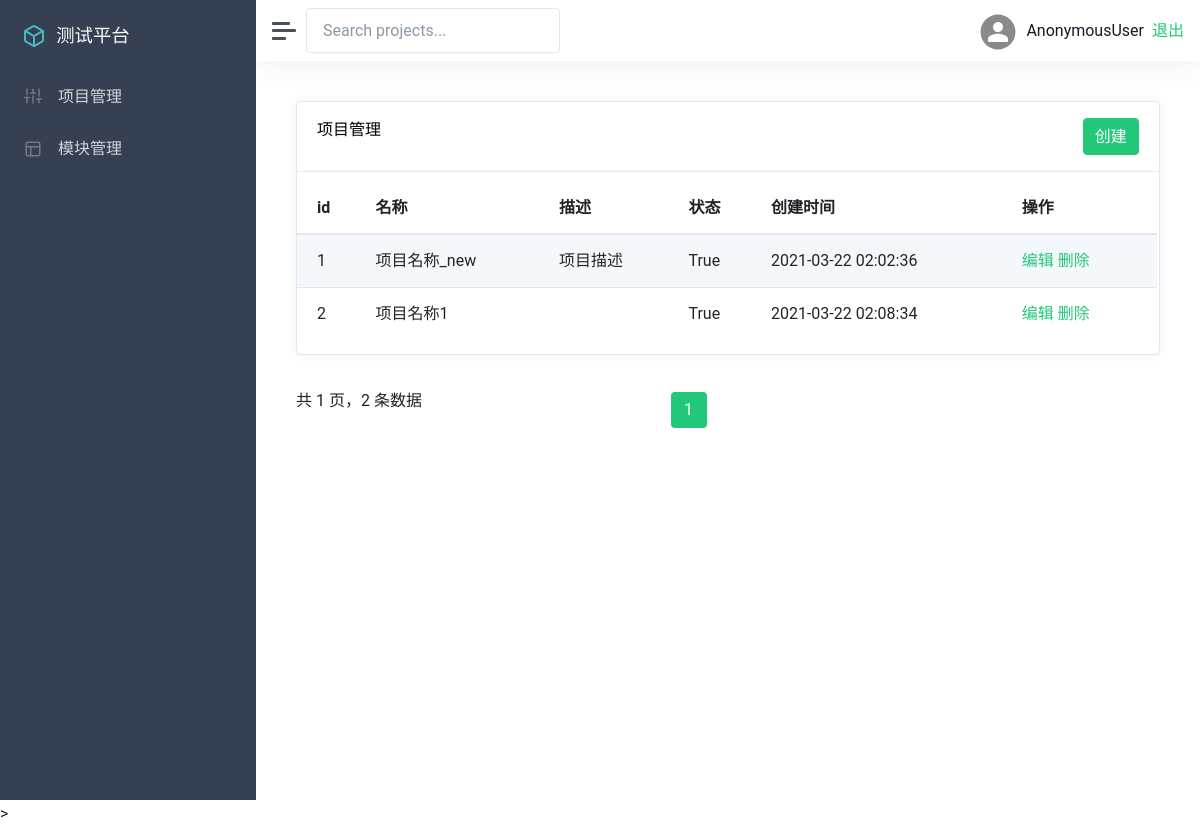
Before: /manage/project_list/ with the older database file.
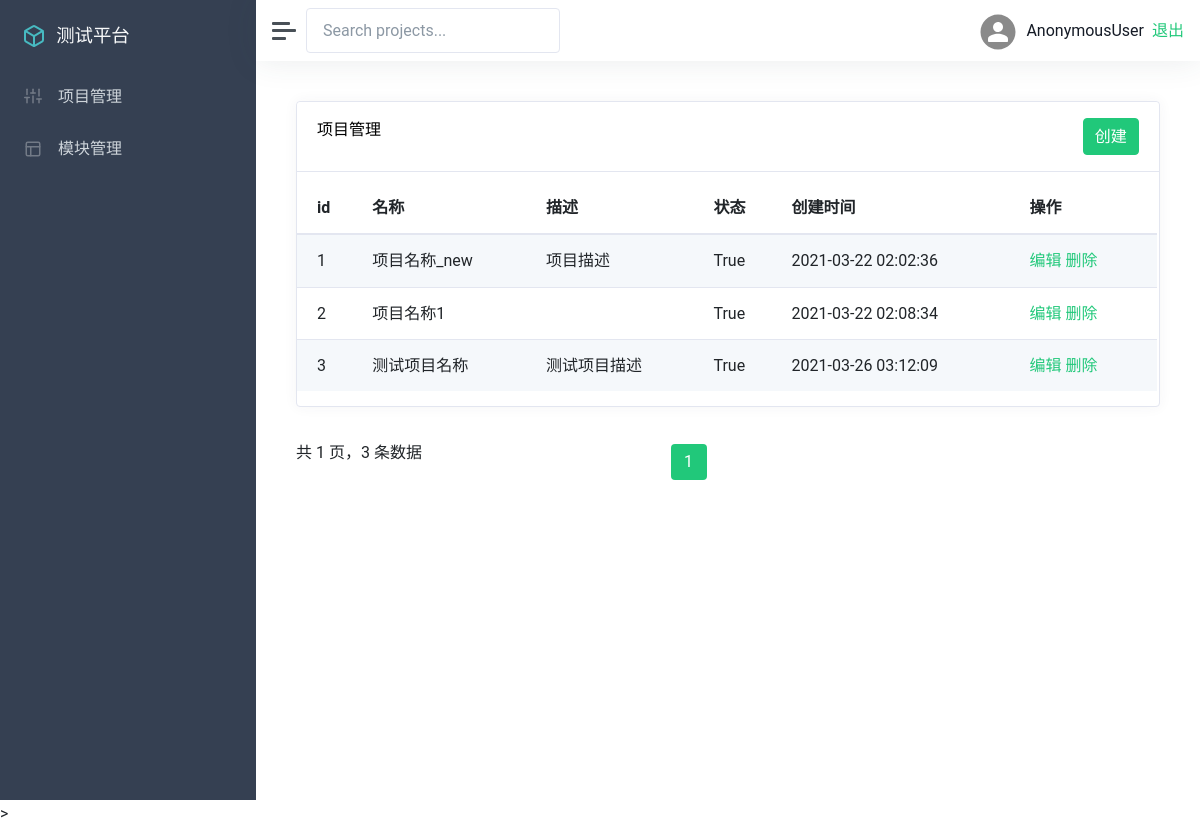
After: the same page with the newer database file.
### app_manage/models.py (models this page shows, shortened)
class Project(models.Model):
    name = models.CharField('项目名称', max_length=100)
    describe = models.TextField('描述')
    status = models.BooleanField('状态', default=True)
    create_time = models.DateTimeField('创建时间', auto_now_add=True)
    update_time = models.DateTimeField('更新时间', auto_now=True)

### app_manage/views/project_views.py (the view)
# urls.py: path('project_list/', project_views.list, name='list_project'),
def list(request):
    projectList = Project.objects.all()
    p = Paginator(projectList, 5)
    page = request.GET.get('page', '')
    if page == '':
        page = 1
    try:
        projectList = p.page(page)
    except PageNotAnInteger:
        projectList = p.page(1)
    except EmptyPage:
        projectList = p.page(p.num_pages)
    return render(request, 'project/list.html', {
        'projectList': projectList
    })

### templates/project/list.html (shortened to what this page needs)
{% extends 'manage.html' %}
{% block manage %}
<div class="card flex-fill">
    <div class="card-header">
        <h5 class="card-title mb-0" style="float:left">项目管理</h5>
        <a href="{% url 'add_project' %}"><button type="button" class="btn btn-primary" style="float:right">创建</button></a>
    </div>
    <div id="datatables-dashboard-traffic_wrapper" class="dataTables_wrapper dt-bootstrap4 no-footer">
        <div class="row">
            <div class="col-sm-12">
                <table id="datatables-dashboard-traffic" class="table table-striped my-0 dataTable no-footer"
                    role="grid" aria-describedby="datatables-dashboard-traffic_info">
                    <thead>
                        <tr role="row">
                            <th>id</th>
                            <th>名称</th>
                            <th>描述</th>
                            <th>状态</th>
                            <th>创建时间</th>
                            <th>操作</th>
                        </tr>
                    </thead>
                    <tbody>
                        {% for p in projectList %}
                        <tr role="row" class="odd">
                            <td>{{ p.id }}</td>
                            <td>{{ p.name }}</td>
                            <td>{{ p.describe }}</td>
                            <td>{{ p.status }}</td>
                            <td>{{ p.create_time |date:"Y-m-d H:i:s"}}</td>
                            <td>
                                <a href="{% url 'edit_project' p.id %}#">编辑</a>
                                <a href="{% url 'delete_project' p.id %}" id="delete-project-id">删除</a>
                            </td>
                        </tr>
                        {% endfor %}
                    </tbody>
                </table>
            </div>
        </div>
    </div>
</div>
<div>
<div class="row">
    <div class="col-sm-12 col-md-5">
        <div class="dataTables_info" id="datatables-dashboard-traffic_info" role="status" aria-live="polite">
            共 {{ projectList.paginator.num_pages }} 页，{{ projectList.paginator.count }} 条数据
        </div>
    </div>
    <div class="col-sm-12 col-md-7">
        <div class="dataTables_paginate paging_simple_numbers" id="datatables-dashboard-traffic_paginate">
            <ul class="pagination">
                <li class="paginate_button page-item active">
                    <a href="#" aria-controls="datatables-dashboard-traffic" data-dt-idx="1" tabindex="0"
                        class="page-link">{{ projectList.number }}</a>
                </li>
            </ul>
        </div>
    </div>
</div>
{% endblock %}

### templates/manage.html (shortened to what this page needs)
{% extends 'base.html' %}
{% block base %}
<div class="wrapper">
    <nav id="sidebar" class="sidebar">
        <div class="sidebar-content">
            <a class="sidebar-brand" href="index.html">
                <span class="align-middle">测试平台</span>
            </a>
        </div>
        <ul class="sidebar-nav">
            <li class="sidebar-item">
                <a href="{% url 'list_project' %}" class="sidebar-link" aria-expanded="true">
                    <span class="align-middle">项目管理</span>
                </a>
            </li>
            <li class="sidebar-item">
                <a href="/manage/module_list/" class="sidebar-link collapsed">
                    <span class="align-middle">模块管理</span>
                </a>
            </li>
        </ul>
    </nav>
    <div class="main">
        <nav class="navbar navbar-expand navbar-light bg-white">
            <a class="sidebar-toggle d-flex mr-2">
                <i class="hamburger align-self-center"></i>
            </a>
            <form class="form-inline d-none d-sm-inline-block">
                <input class="form-control form-control-no-border mr-sm-2" type="text" placeholder="Search projects..."
                       aria-label="Search">
            </form>
            <div class="navbar-collapse collapse">
                <ul class="navbar-nav ml-auto">
                    <li class="nav-item dropdown">
                        <a class="nav-link d-none d-sm-inline-block" href="#" data-toggle="dropdown">
                            <img src="/static/img/user.svg" class="avatar img-fluid rounded-circle mr-1"
                                 alt="Chris Wood">
                            <span class="text-dark">{{ user }}</span>
                            <a href="/logout/">退出</a>
                        </a>
                    </li>
                </ul>
            </div>
        </nav>
        <main class="content">
            <div class="container-fluid p-0">
                {% block manage %}
                {% endblock %}
            </div>
        </main>
    </div>
</div>>
{% endblock %}

### templates/base.html (shortened to what this page needs)
{% load static %}
<!DOCTYPE html>
<html lang="en">
<head>
    <link rel="stylesheet" href="{% static 'css/classic.css' %}">
    <link rel="stylesheet" href="{% static 'css/theme.css' %}">
</head>
<body>
{% block base %}{% endblock %}
</body>
</html>

### templates/project/list.html (style rules this page uses)
.dataTables_info { float: left; }
.pagination { margin-top: 5px; }

Changed rows visible on the page:
added Project: id "3", name "测试项目名称", describe "测试项目描述", status "True", create_time "2021-03-26 03:12:09"
Other visible differences:
{{ projectList.paginator.count }}: "2" → "3"
